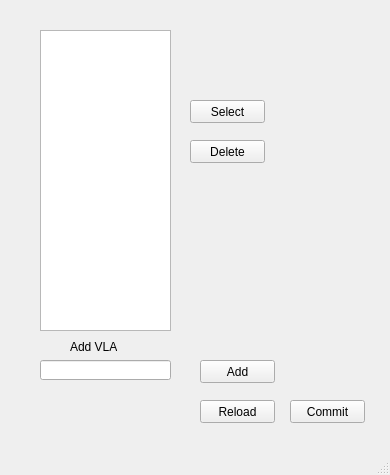
<?xml version="1.0" encoding="UTF-8"?>
<ui version="4.0">
 <class>VlansOnInterface</class>
 <widget class="QMainWindow" name="VlansOnInterface">
  <property name="geometry">
   <rect>
    <x>0</x>
    <y>0</y>
    <width>390</width>
    <height>475</height>
   </rect>
  </property>
  <property name="minimumSize">
   <size>
    <width>390</width>
    <height>475</height>
   </size>
  </property>
  <property name="maximumSize">
   <size>
    <width>390</width>
    <height>475</height>
   </size>
  </property>
  <property name="windowTitle">
   <string>MainWindow</string>
  </property>
  <widget class="QWidget" name="centralwidget">
   <widget class="QListView" name="VlanList">
    <property name="geometry">
     <rect>
      <x>40</x>
      <y>30</y>
      <width>131</width>
      <height>301</height>
     </rect>
    </property>
   </widget>
   <widget class="QPushButton" name="SelectBtn">
    <property name="geometry">
     <rect>
      <x>190</x>
      <y>100</y>
      <width>75</width>
      <height>23</height>
     </rect>
    </property>
    <property name="text">
     <string>Select</string>
    </property>
   </widget>
   <widget class="QPushButton" name="DeleteBtn">
    <property name="geometry">
     <rect>
      <x>190</x>
      <y>140</y>
      <width>75</width>
      <height>23</height>
     </rect>
    </property>
    <property name="text">
     <string>Delete</string>
    </property>
   </widget>
   <widget class="QPushButton" name="AddVlanButton">
    <property name="geometry">
     <rect>
      <x>200</x>
      <y>360</y>
      <width>75</width>
      <height>23</height>
     </rect>
    </property>
    <property name="text">
     <string>Add</string>
    </property>
   </widget>
   <widget class="QLineEdit" name="AddVlanEdit">
    <property name="geometry">
     <rect>
      <x>40</x>
      <y>360</y>
      <width>131</width>
      <height>20</height>
     </rect>
    </property>
   </widget>
   <widget class="QLabel" name="AddVlanText">
    <property name="geometry">
     <rect>
      <x>70</x>
      <y>340</y>
      <width>47</width>
      <height>13</height>
     </rect>
    </property>
    <property name="text">
     <string>Add VLAN</string>
    </property>
   </widget>
   <widget class="QPushButton" name="ReloadBtn">
    <property name="geometry">
     <rect>
      <x>200</x>
      <y>400</y>
      <width>75</width>
      <height>23</height>
     </rect>
    </property>
    <property name="text">
     <string>Reload</string>
    </property>
   </widget>
   <widget class="QPushButton" name="CommitBtn">
    <property name="geometry">
     <rect>
      <x>290</x>
      <y>400</y>
      <width>75</width>
      <height>23</height>
     </rect>
    </property>
    <property name="text">
     <string>Commit</string>
    </property>
   </widget>
  </widget>
  <widget class="QMenuBar" name="menubar">
   <property name="geometry">
    <rect>
     <x>0</x>
     <y>0</y>
     <width>390</width>
     <height>21</height>
    </rect>
   </property>
  </widget>
  <widget class="QStatusBar" name="statusbar"/>
 </widget>
 <resources/>
 <connections/>
</ui>
